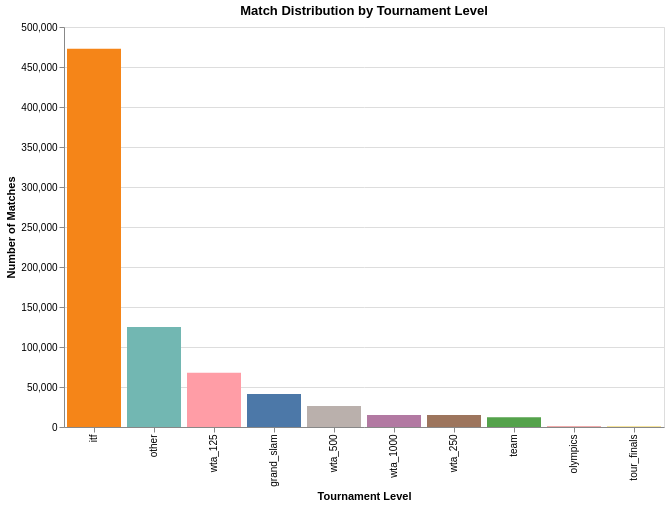

The notebook cell this image was saved under:
### Markdown cell above
## 8. Tournament Level Analysis

Examine the distribution of matches across different tournament levels.

### Code cell
# Tournament level distribution
if "level" in df.columns:
    level_counts = df.group_by("level").agg(
        pl.count().alias("match_count")
    ).sort("match_count", descending=True)
    
    print("Matches by Tournament Level:")
    print(level_counts)
    
    # Create bar chart
    chart = alt.Chart(level_counts.to_pandas()).mark_bar().encode(
        x=alt.X("level:N", title="Tournament Level", sort="-y"),
        y=alt.Y("match_count:Q", title="Number of Matches"),
        color=alt.Color("level:N", legend=None),
        tooltip=["level", "match_count"]
    ).properties(
        title="Match Distribution by Tournament Level",
        width=600,
        height=400
    )
    
    chart.show()

### Figure 1 — Vega-Lite specification as saved in the notebook (floating-point values rounded to 4 significant figures)
{"config": {"view": {"continuousWidth": 300, "continuousHeight": 300}}, "data": {"name": "data-72748f8c01b6618d629946780ce29873"}, "mark": {"type": "bar"}, "encoding": {"color": {"field": "level", "legend": null, "type": "nominal"}, "tooltip": [{"field": "level", "type": "nominal"}, {"field": "match_count", "type": "quantitative"}], "x": {"field": "level", "sort": "-y", "title": "Tournament Level", "type": "nominal"}, "y": {"field": "match_count", "title": "Number of Matches", "type": "quantitative"}}, "height": 400, "title": "Match Distribution by Tournament Level", "width": 600, "$schema": "https://vega.github.io/schema/vega-lite/v6.4.1.json", "datasets": {"data-72748f8c01b6618d629946780ce29873": [{"level": "itf", "match_count": 472950}, {"level": "other", "match_count": 124905}, {"level": "wta_125", "match_count": 67955}, {"level": "grand_slam", "match_count": 41369}, {"level": "wta_500", "match_count": 26270}, {"level": "wta_1000", "match_count": 15055}, {"level": "wta_250", "match_count": 15021}, {"level": "team", "match_count": 12246}, {"level": "olympics", "match_count": 672}, {"level": "tour_finals", "match_count": 533}]}}
